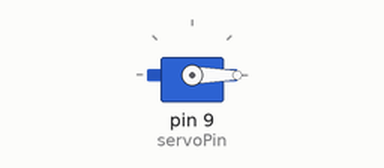
This sketch was run on a simulated Arduino Uno, built with avr-gcc and run on an emulated ATmega328P. Shown: servo.

Above: at 0.05 s.
At 3.05 s:
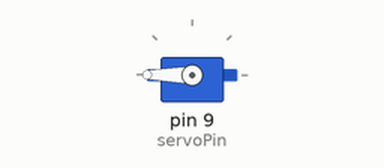
At 6.0 s:
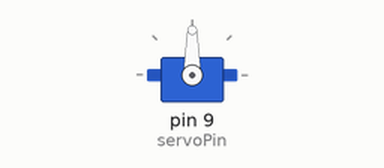
Timing chart, 0 to 7.8 s (numbered marks = the images above):
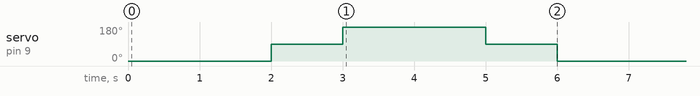

The sketch:

servo_360.ino
```cpp
#include <Servo.h>

// Servo object create
Servo myservo;

// Digital PWM pin
int servoPin = 9;

void setup() {
  // attach servo to digital pin 9
  myservo.attach(servoPin);
}

void loop() {

  // rotate in one direction
  myservo.write(0);
  delay(2000);

  // stop position (depends on servo calibration)
  myservo.write(90);
  delay(1000);

  // rotate opposite direction
  myservo.write(180);
  delay(2000);

  // stop again
  myservo.write(90);
  delay(1000);
}
```

Measured:
- by itself, servo on pin 9 (servoPin): repeats every 6.0 s: 180° 2.0 s, 90° 1.0 s, 0° 2.0 s, 90° 1.0 s
